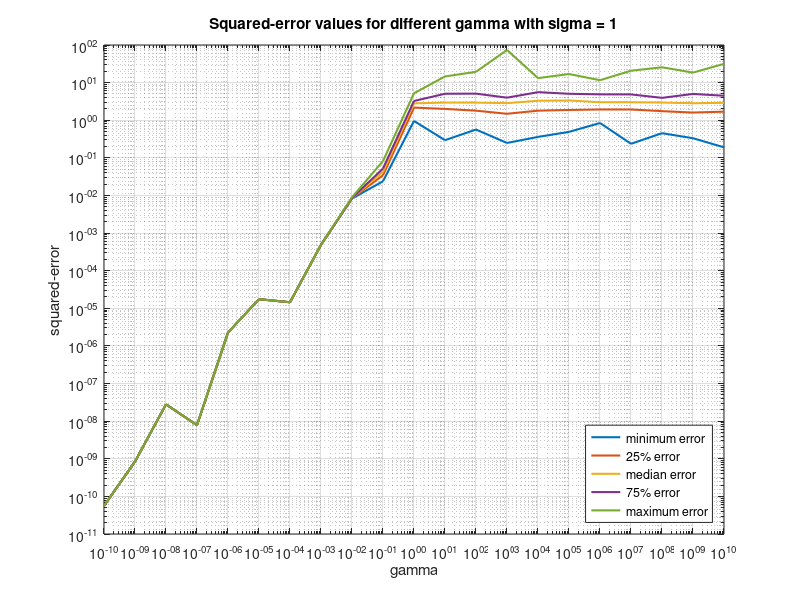

Source code (MATLAB):
% EECE5644 Exam1 Question 3
clear all, close all

% parameters
d = 4; % dimension of paramter
N = 10; % # of samples
M = 100; % # of tests
K = 21; % # of gamma
a = -1; b = 1; % range of x distribution
sigma = 1;

% for Index = 1:4
%     sigma = 10^(2*(Index-3)+1);
%     errorPlot(d,N,M,K,a,b,sigma,Index)
% end

% function errorPlot(d,N,M,K,a,b,sigma,Index)
% error
e = zeros(M,1);
e_max = zeros(K,1);
e_min = zeros(K,1);
e_25 = zeros(K,1);
e_75 = zeros(K,1);
e_med = zeros(K,1);
gamma = zeros(K,1);

for k = 1:K
    
    gamma(k) = 10^(k-(K+1)/2);
    
    % w
    w = zeros(d,1);
    r = a + (b-a).*rand(d-1,1);
    w(1) = mvnrnd(0,gamma(k)^2);
    w(2) = -w(1)*(r(1)+r(2)+r(3));
    w(3) = w(1)*(r(1)*r(2)+r(2)*r(3)+r(3)*r(1));
    w(4) = -w(1)*r(1)*r(2)*r(3);

    for j = 1:M
        % v distribution
        x = a + (b-a).*rand(N,1);
        v = mvnrnd(0,sigma^2,N);

        % y distribution
        y = (w'*[x.^3 x.^2 x ones(N,1)]')'+v;

        % MAP estimation
        temp1 = zeros(d,d);
        for i = 1:N
            temp1 = temp1 + [x(i)^3 x(i)^2 x(i) 1]'*[x(i)^3 x(i)^2 x(i) 1];
        end
        A = gamma(k)^2*temp1 + sigma^2*eye(d);
        temp2 = zeros(d,1);
        for i = 1:N
            temp2 = temp2 + y(i)*[x(i)^3 x(i)^2 x(i) 1]';
        end
        B = temp2*gamma(k)^2;
        w_MAP = A\B;

        e(j) = norm(w_MAP-w);
    end

    e_max(k) = max(e);
    e_min(k) = min(e);
    e_25(k) = prctile(e,25);
    e_75(k) = prctile(e,75);
    e_med(k) = median(e);

end

figure(3)
% subplot(2,2,Index)
loglog(gamma,e_min,'LineWidth',1.5)
grid on
hold on
loglog(gamma,e_25,'LineWidth',1.5)
loglog(gamma,e_med,'LineWidth',1.5)
loglog(gamma,e_75,'LineWidth',1.5)
loglog(gamma,e_max,'LineWidth',1.5)

xlabel('gamma')
ylabel('squared-error')
legend('minimum error','25% error','median error','75% error','maximum error','Location','southeast')
title(['Squared-error values for different gamma with sigma = ' num2str(sigma)])
hold off
% end
